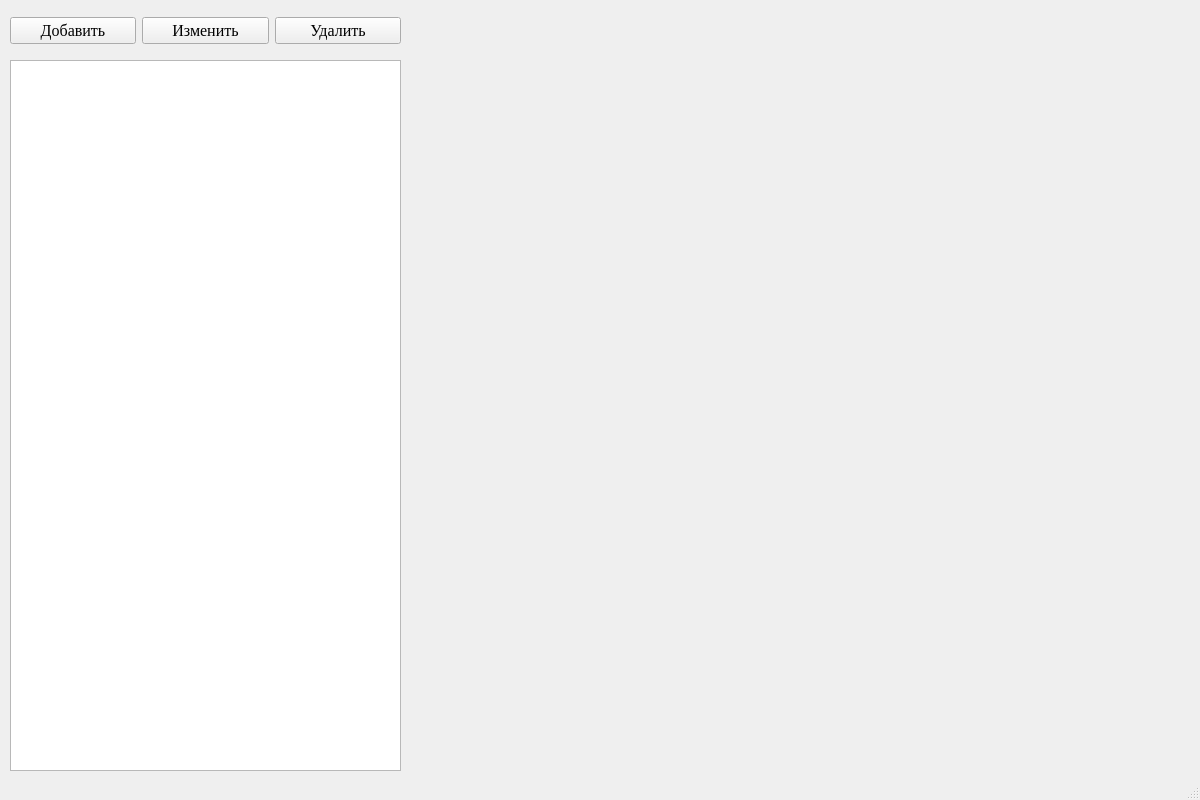
<?xml version="1.0" encoding="UTF-8"?>
<ui version="4.0">
 <class>MainWindow</class>
 <widget class="QMainWindow" name="MainWindow">
  <property name="geometry">
   <rect>
    <x>0</x>
    <y>0</y>
    <width>1200</width>
    <height>800</height>
   </rect>
  </property>
  <property name="font">
   <font>
    <family>Times New Roman</family>
    <pointsize>12</pointsize>
   </font>
  </property>
  <property name="windowTitle">
   <string>MainWindow</string>
  </property>
  <widget class="QWidget" name="centralwidget">
   <widget class="QWidget" name="layoutWidget">
    <property name="geometry">
     <rect>
      <x>10</x>
      <y>10</y>
      <width>391</width>
      <height>41</height>
     </rect>
    </property>
    <layout class="QHBoxLayout" name="horizontalLayout">
     <item>
      <widget class="QPushButton" name="button_add">
       <property name="text">
        <string>Добавить</string>
       </property>
      </widget>
     </item>
     <item>
      <widget class="QPushButton" name="button_edit">
       <property name="text">
        <string>Изменить</string>
       </property>
      </widget>
     </item>
     <item>
      <widget class="QPushButton" name="button_remove">
       <property name="text">
        <string>Удалить</string>
       </property>
      </widget>
     </item>
    </layout>
   </widget>
   <widget class="QTableWidget" name="tableWidget">
    <property name="geometry">
     <rect>
      <x>10</x>
      <y>60</y>
      <width>391</width>
      <height>711</height>
     </rect>
    </property>
    <property name="font">
     <font>
      <family>Times New Roman</family>
      <pointsize>16</pointsize>
     </font>
    </property>
   </widget>
  </widget>
  <widget class="QStatusBar" name="statusbar"/>
  <action name="sort_by_category">
   <property name="text">
    <string>По категории</string>
   </property>
  </action>
  <action name="sort_by_date">
   <property name="text">
    <string>По дате</string>
   </property>
  </action>
  <action name="sort_by_cost">
   <property name="text">
    <string>По цене</string>
   </property>
  </action>
 </widget>
 <resources/>
 <connections/>
</ui>
